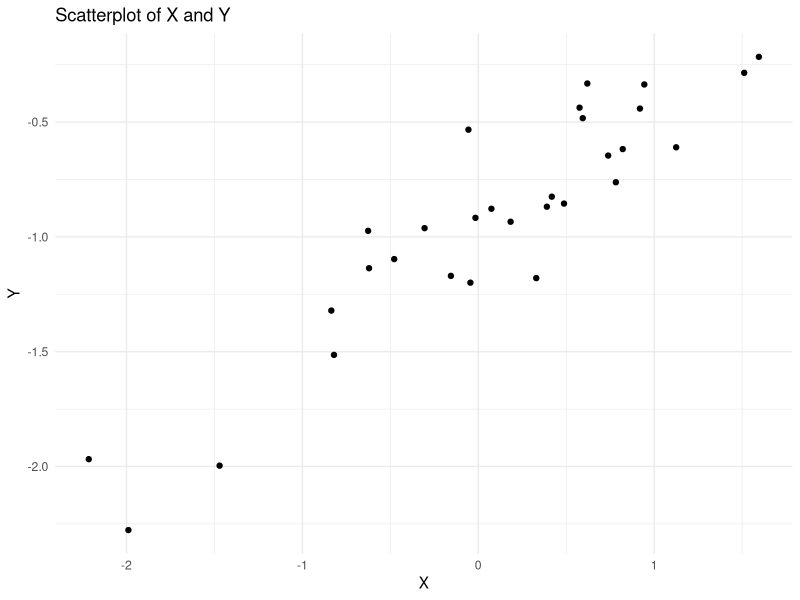
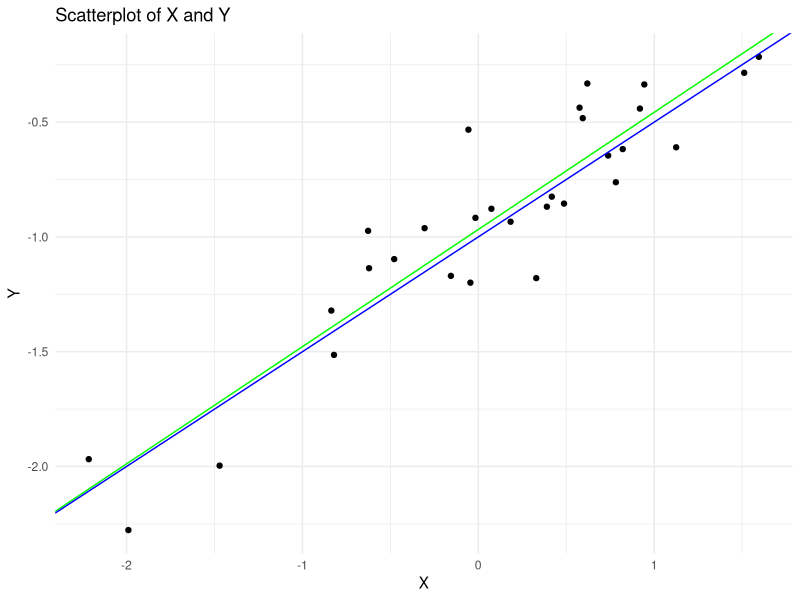

These figures' R source, in order:
## ---- chunk 1
library(ggplot2)
set.seed(1) 
## ---- chunk 2
N = 30 
x = rnorm(N) 
## ---- chunk 3
eps = rnorm(N, 0, 0.25) 
## ---- chunk 4
y = -1 + 0.5*x + eps

## ---- chunk 5
length(y)
## ---- chunk 6
dgp = data.frame(y, x, eps) 
## ---- chunk 7
plot = dgp |> 
  ggplot(aes(x,y))+ 
  geom_point()+ 
  theme_minimal()+ 
  labs(title = "Scatterplot of X and Y", x = "X", y = "Y")

plot 
## ---- chunk 8
m1 = lm(y~x, data = dgp)
## ---- chunk 9
knitr::kable(broom::tidy(m1)) 
## ---- chunk 10
plot + 
  geom_abline(intercept = coef(m1)[1], 
              slope = coef(m1)[2], 
              color = "green")+ 
  geom_abline(intercept = -1, 
              slope = 0.5, 
              color = "blue") 
## ---- chunk 11
m2 = lm(y~x + I(x^2), data = dgp)
## ---- chunk 12
knitr::kable(broom::tidy(m2)) 
## ---- chunk 13
m1_new_data = c(1,4)
m2_new_data = c(1,4,4^2)
## ---- chunk 14
dgp$z = rpois(N, lambda = 3) 
## ---- chunk 15
dgp$y = -1 + 0.5*dgp$x + .25*dgp$z + .75*(dgp$x*dgp$z) + dgp$eps 
## ---- chunk 16
m3 = lm(y~x*z, data = dgp)
## ---- chunk 17
knitr::kable(broom::tidy(m3)) 
